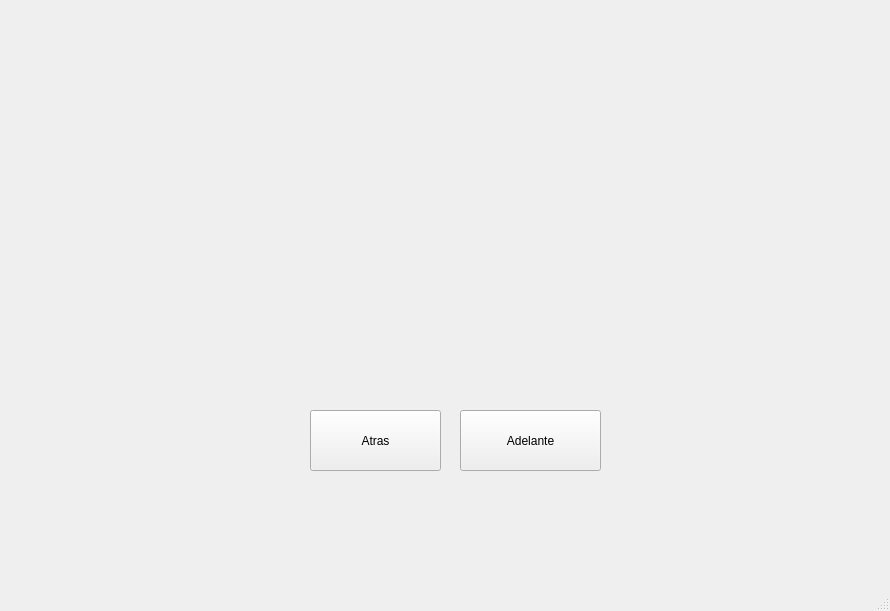
<?xml version="1.0" encoding="UTF-8"?>
<ui version="4.0">
 <class>MainWindow</class>
 <widget class="QMainWindow" name="MainWindow">
  <property name="geometry">
   <rect>
    <x>0</x>
    <y>0</y>
    <width>890</width>
    <height>611</height>
   </rect>
  </property>
  <property name="windowTitle">
   <string>MainWindow</string>
  </property>
  <widget class="QWidget" name="centralwidget">
   <widget class="QLabel" name="label">
    <property name="geometry">
     <rect>
      <x>20</x>
      <y>20</y>
      <width>261</width>
      <height>161</height>
     </rect>
    </property>
    <property name="text">
     <string/>
    </property>
    <property name="pixmap">
     <pixmap resource="../Archivos/recursos_programas.qrc">:/Logos/mexico.png</pixmap>
    </property>
    <property name="scaledContents">
     <bool>true</bool>
    </property>
   </widget>
   <widget class="QLabel" name="Imagen">
    <property name="geometry">
     <rect>
      <x>320</x>
      <y>100</y>
      <width>261</width>
      <height>271</height>
     </rect>
    </property>
    <property name="text">
     <string/>
    </property>
    <property name="pixmap">
     <pixmap resource="../Archivos/recursos_programas.qrc">:/Catos/duende.jpg</pixmap>
    </property>
    <property name="scaledContents">
     <bool>true</bool>
    </property>
   </widget>
   <widget class="QPushButton" name="btn_adelante">
    <property name="geometry">
     <rect>
      <x>460</x>
      <y>410</y>
      <width>141</width>
      <height>61</height>
     </rect>
    </property>
    <property name="text">
     <string>Adelante</string>
    </property>
   </widget>
   <widget class="QPushButton" name="btn_atras">
    <property name="geometry">
     <rect>
      <x>310</x>
      <y>410</y>
      <width>131</width>
      <height>61</height>
     </rect>
    </property>
    <property name="text">
     <string>Atras</string>
    </property>
   </widget>
  </widget>
  <widget class="QMenuBar" name="menubar">
   <property name="geometry">
    <rect>
     <x>0</x>
     <y>0</y>
     <width>890</width>
     <height>21</height>
    </rect>
   </property>
  </widget>
  <widget class="QStatusBar" name="statusbar"/>
 </widget>
 <resources>
  <include location="../Archivos/recursos_programas.qrc"/>
 </resources>
 <connections/>
</ui>
